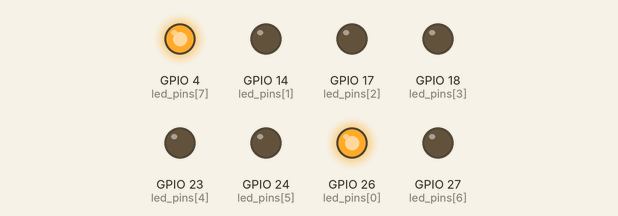
The program below on a simulated Raspberry Pi (BCM pin numbers). Shown: output pins drawn as LEDs (lit = HIGH). Threads take turns every 2 ms; what the program prints to the terminal is not drawn.

Above: at 0.2 s.
At 1.7 s:
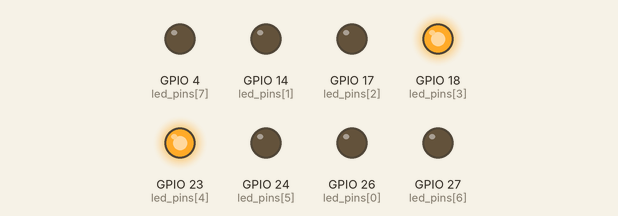
At 3.2 s:
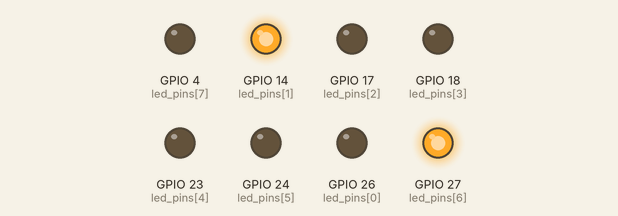
At 5.2 s:
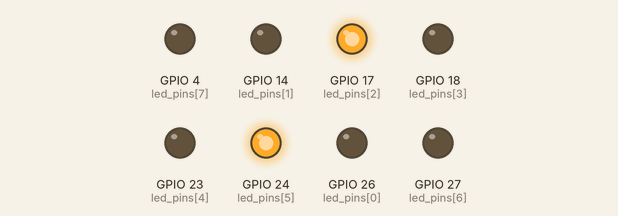
At 10.7 s:
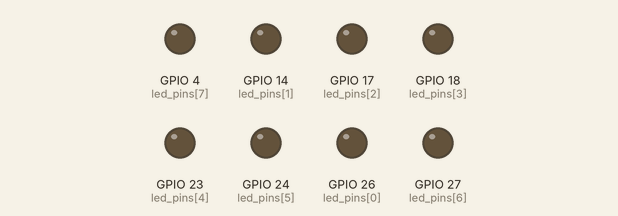
Timing chart, 0 to 11.1 s (numbered marks = the images above):
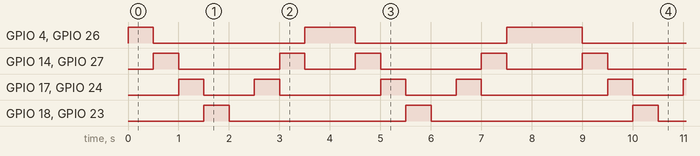

Measured:
- by itself, GPIO 4 (led_pins[7]), GPIO 26 (led_pins[0]): repeats every 8.5 s: HIGH 1.0 s, LOW 3.0 s, HIGH 1.5 s, LOW 3.0 s
- by itself, GPIO 18 (led_pins[3]), GPIO 23 (led_pins[4]): alternates HIGH for 0.50 s and LOW for 3.8 s
- by itself, GPIO 14 (led_pins[1]), GPIO 27 (led_pins[6]): repeats every 8.5 s: LOW 2.0 s, HIGH 0.50 s, LOW 1.0 s, HIGH 0.50 s, LOW 2.0 s, HIGH 0.50 s, LOW 1.5 s, HIGH 0.50 s
- by itself, GPIO 17 (led_pins[2]), GPIO 24 (led_pins[5]): repeats every 8.5 s: LOW 1.0 s, HIGH 0.50 s, LOW 2.0 s, HIGH 0.50 s, LOW 1.0 s, HIGH 0.50 s, LOW 2.5 s, HIGH 0.50 s

The program:

Q2.py
```python
import RPi.GPIO as GPIO
import time
import threading

class LEDPassingAnimation:
    def __init__(self, led_pins):
        self.led_pins = led_pins
        self.stop_flag = False
        GPIO.setmode(GPIO.BCM)
        for pin in self.led_pins:
            GPIO.setup(pin, GPIO.OUT)

    def start(self):
        """Initiates the LED animation and listens for a stop command."""
        thread = threading.Thread(target=self._keyboard_input_listener)
        thread.start()
        self._animate_leds()
        thread.join()
        GPIO.cleanup()

    def _keyboard_input_listener(self):
        """Listens for keyboard input to stop the animation."""
        input("Press any key to stop...")
        self.stop_flag = True

    def _animate_leds(self):
        """Animates LEDs moving towards opposite ends and then back."""
        led_count = len(self.led_pins)
        try:
            while not self.stop_flag:
                # Move towards the opposite ends
                for i in range(led_count):
                    if self.stop_flag:
                        break
                    self._turn_on_led(i)
                    if i > 0:  # Turn off the previous LED except for the first iteration
                        self._turn_off_led(i - 1)
                    time.sleep(.5)

                # Pause at the ends
                time.sleep(.5)

                # Move back to the starting ends
                for i in range(led_count - 2, -1, -1):
                    if self.stop_flag:
                        break
                    self._turn_on_led(i)
                    if i < led_count - 1:  # Turn off the next LED except for the last iteration
                        self._turn_off_led(i + 1)
                    time.sleep(.5)

                # Pause at the ends
                time.sleep(.5)

        finally:
            GPIO.cleanup()

    def _turn_on_led(self, index):
        """Turns on the LED for the given index, handling wraparound."""
        GPIO.output(self.led_pins[index % len(self.led_pins)], GPIO.HIGH)
        GPIO.output(self.led_pins[-(index % len(self.led_pins) + 1)], GPIO.HIGH)

    def _turn_off_led(self, index):
        """Turns off the LED for the given index, handling wraparound."""
        GPIO.output(self.led_pins[index % len(self.led_pins)], GPIO.LOW)
        GPIO.output(self.led_pins[-(index % len(self.led_pins) + 1)], GPIO.LOW)

# Define the GPIO pins connected to the LEDs.
led_pins = [26, 14, 17, 18, 23, 24, 27, 4]

# Create an instance of the class and start the animation.
animation = LEDPassingAnimation(led_pins)
animation.start()
```
